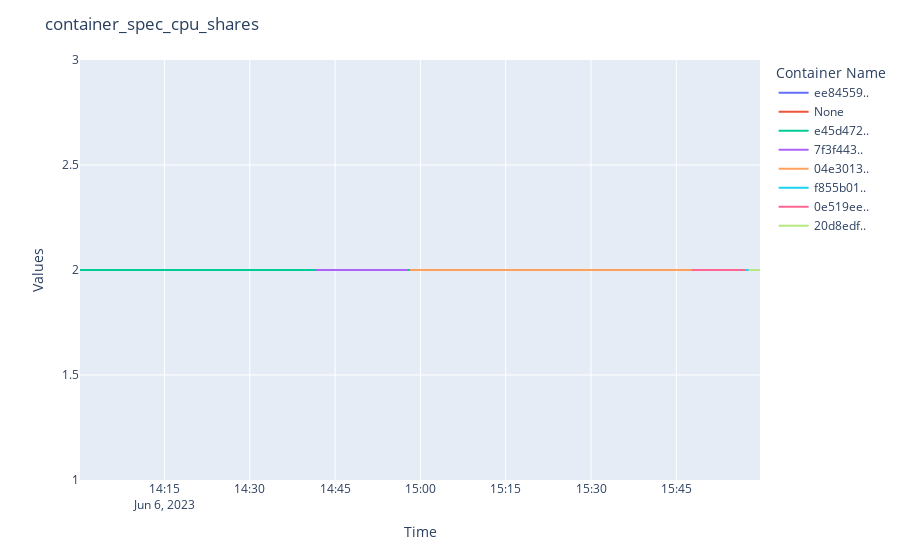

Notebook source saved alongside this figure:
### Markdown cell above
## container_spec_cpu_shares (Distribution of CPU resources among containers)(Unit: ratio)

### Code cell
transform_spark = load. transform_dataframe(spark, 'container_spec_cpu_shares')
eda.plotly_plot(transform_spark, 'container_spec_cpu_shares')

### Figure 1 — Plotly figure (JSON) as saved in the notebook; plotly's stock layout.template omitted (floating-point values rounded to 4 significant figures; data arrays with more than 128 entries replaced by an {"elided": "..."} marker saying what was removed)
{"data": [{"hovertemplate": "Container Name=ee84559..<br>Time=%{x}<br>Values=%{y}<extra></extra>", "legendgroup": "ee84559..", "line": {"color": "#636efa", "dash": "solid"}, "marker": {"symbol": "circle"}, "mode": "lines", "name": "ee84559..", "orientation": "v", "showlegend": true, "type": "scatter", "x": ["2023-06-06T14:00:09", "2023-06-06T14:00:39", "2023-06-06T14:01:09", "2023-06-06T14:01:39", "2023-06-06T14:02:09", "2023-06-06T14:02:39", "2023-06-06T14:03:09", "2023-06-06T14:03:39", "2023-06-06T14:04:09", "2023-06-06T14:04:39", "2023-06-06T14:05:09", "2023-06-06T14:05:39", "2023-06-06T14:06:09", "2023-06-06T14:06:39", "2023-06-06T14:07:09", "2023-06-06T14:07:39", "2023-06-06T14:08:09", "2023-06-06T14:08:39", "2023-06-06T14:09:09", "2023-06-06T14:09:39", "2023-06-06T14:10:09", "2023-06-06T14:10:39", "2023-06-06T14:11:09", "2023-06-06T14:11:39", "2023-06-06T14:12:09", "2023-06-06T14:12:39", "2023-06-06T14:13:09", "2023-06-06T14:13:39", "2023-06-06T14:14:09", "2023-06-06T14:14:39", "2023-06-06T14:15:09", "2023-06-06T14:15:39", "2023-06-06T14:16:09", "2023-06-06T14:16:39", "2023-06-06T14:17:09", "2023-06-06T14:17:39", "2023-06-06T14:18:09", "2023-06-06T14:18:39", "2023-06-06T14:19:09", "2023-06-06T14:19:39", "2023-06-06T14:20:09", "2023-06-06T14:20:39", "2023-06-06T14:21:09", "2023-06-06T14:21:39", "2023-06-06T14:22:09", "2023-06-06T14:22:39", "2023-06-06T14:23:09", "2023-06-06T14:23:39", "2023-06-06T14:24:09", "2023-06-06T14:24:39", "2023-06-06T14:25:09", "2023-06-06T14:25:39", "2023-06-06T14:26:09", "2023-06-06T14:26:39", "2023-06-06T14:27:09", "2023-06-06T14:27:39", "2023-06-06T14:28:09", "2023-06-06T14:28:39", "2023-06-06T14:29:09", "2023-06-06T14:29:39", "2023-06-06T14:30:09", "2023-06-06T14:30:39", "2023-06-06T14:31:09", "2023-06-06T14:31:39", "2023-06-06T14:32:09", "2023-06-06T14:32:39", "2023-06-06T14:33:09", "2023-06-06T14:33:39", "2023-06-06T14:34:09", "2023-06-06T14:34:39", "2023-06-06T14:35:09", "2023-06-06T14:35:39", "2023-06-06T14:36:09", "2023-06-06T14:36:39", "2023-06-06T14:37:09", "2023-06-06T14:37:39", "2023-06-06T14:38:09", "2023-06-06T14:38:39", "2023-06-06T14:39:09", "2023-06-06T14:39:39", "2023-06-06T14:40:09", "2023-06-06T14:40:39", "2023-06-06T14:41:09"], "xaxis": "x", "y": [2, 2, 2, 2, 2, 2, 2, 2, 2, 2, 2, 2, 2, 2, 2, 2, 2, 2, 2, 2, 2, 2, 2, 2, 2, 2, 2, 2, 2, 2, 2, 2, 2, 2, 2, 2, 2, 2, 2, 2, 2, 2, 2, 2, 2, 2, 2, 2, 2, 2, 2, 2, 2, 2, 2, 2, 2, 2, 2, 2, 2, 2, 2, 2, 2, 2, 2, 2, 2, 2, 2, 2, 2, 2, 2, 2, 2, 2, 2, 2, 2, 2, 2], "yaxis": "y"}, {"hovertemplate": "Container Name=None<br>Time=%{x}<br>Values=%{y}<extra></extra>", "legendgroup": "None", "line": {"color": "#EF553B", "dash": "solid"}, "marker": {"symbol": "circle"}, "mode": "lines", "name": "None", "orientation": "v", "showlegend": true, "type": "scatter", "x": {"elided": "242 str values"}, "xaxis": "x", "y": {"elided": "242 int values"}, "yaxis": "y"}, {"hovertemplate": "Container Name=e45d472..<br>Time=%{x}<br>Values=%{y}<extra></extra>", "legendgroup": "e45d472..", "line": {"color": "#00cc96", "dash": "solid"}, "marker": {"symbol": "circle"}, "mode": "lines", "name": "e45d472..", "orientation": "v", "showlegend": true, "type": "scatter", "x": {"elided": "217 str values"}, "xaxis": "x", "y": {"elided": "217 int values"}, "yaxis": "y"}, {"hovertemplate": "Container Name=7f3f443..<br>Time=%{x}<br>Values=%{y}<extra></extra>", "legendgroup": "7f3f443..", "line": {"color": "#ab63fa", "dash": "solid"}, "marker": {"symbol": "circle"}, "mode": "lines", "name": "7f3f443..", "orientation": "v", "showlegend": true, "type": "scatter", "x": ["2023-06-06T14:41:39", "2023-06-06T14:42:09", "2023-06-06T14:42:39", "2023-06-06T14:43:09", "2023-06-06T14:43:39", "2023-06-06T14:44:09", "2023-06-06T14:44:39", "2023-06-06T14:45:09", "2023-06-06T14:45:39", "2023-06-06T14:46:09", "2023-06-06T14:46:39", "2023-06-06T14:47:09", "2023-06-06T14:47:39", "2023-06-06T14:48:09", "2023-06-06T14:48:39", "2023-06-06T14:49:09", "2023-06-06T14:49:39", "2023-06-06T14:50:09", "2023-06-06T14:50:39", "2023-06-06T14:51:09", "2023-06-06T14:51:39", "2023-06-06T14:52:09", "2023-06-06T14:52:39", "2023-06-06T14:53:09", "2023-06-06T14:53:39", "2023-06-06T14:54:09", "2023-06-06T14:54:39", "2023-06-06T14:55:09", "2023-06-06T14:55:39", "2023-06-06T14:56:09", "2023-06-06T14:56:39", "2023-06-06T14:57:09", "2023-06-06T14:57:39"], "xaxis": "x", "y": [2, 2, 2, 2, 2, 2, 2, 2, 2, 2, 2, 2, 2, 2, 2, 2, 2, 2, 2, 2, 2, 2, 2, 2, 2, 2, 2, 2, 2, 2, 2, 2, 2], "yaxis": "y"}, {"hovertemplate": "Container Name=04e3013..<br>Time=%{x}<br>Values=%{y}<extra></extra>", "legendgroup": "04e3013..", "line": {"color": "#FFA15A", "dash": "solid"}, "marker": {"symbol": "circle"}, "mode": "lines", "name": "04e3013..", "orientation": "v", "showlegend": true, "type": "scatter", "x": ["2023-06-06T14:58:09", "2023-06-06T14:58:39", "2023-06-06T14:59:09", "2023-06-06T14:59:39", "2023-06-06T15:00:09", "2023-06-06T15:00:39", "2023-06-06T15:01:09", "2023-06-06T15:01:39", "2023-06-06T15:02:09", "2023-06-06T15:02:39", "2023-06-06T15:03:09", "2023-06-06T15:03:39", "2023-06-06T15:04:09", "2023-06-06T15:04:39", "2023-06-06T15:05:09", "2023-06-06T15:05:39", "2023-06-06T15:06:09", "2023-06-06T15:06:39", "2023-06-06T15:07:09", "2023-06-06T15:07:39", "2023-06-06T15:08:09", "2023-06-06T15:08:39", "2023-06-06T15:09:09", "2023-06-06T15:09:39", "2023-06-06T15:10:09", "2023-06-06T15:10:39", "2023-06-06T15:11:09", "2023-06-06T15:11:39", "2023-06-06T15:12:09", "2023-06-06T15:12:39", "2023-06-06T15:13:09", "2023-06-06T15:13:39", "2023-06-06T15:14:09", "2023-06-06T15:14:39", "2023-06-06T15:15:09", "2023-06-06T15:15:39", "2023-06-06T15:16:09", "2023-06-06T15:16:39", "2023-06-06T15:17:09", "2023-06-06T15:17:39", "2023-06-06T15:18:09", "2023-06-06T15:18:39", "2023-06-06T15:19:09", "2023-06-06T15:19:39", "2023-06-06T15:20:09", "2023-06-06T15:20:39", "2023-06-06T15:21:09", "2023-06-06T15:21:39", "2023-06-06T15:22:09", "2023-06-06T15:22:39", "2023-06-06T15:23:09", "2023-06-06T15:23:39", "2023-06-06T15:24:09", "2023-06-06T15:24:39", "2023-06-06T15:25:09", "2023-06-06T15:25:39", "2023-06-06T15:26:09", "2023-06-06T15:26:39", "2023-06-06T15:27:09", "2023-06-06T15:27:39", "2023-06-06T15:28:09", "2023-06-06T15:28:39", "2023-06-06T15:29:09", "2023-06-06T15:29:39", "2023-06-06T15:30:09", "2023-06-06T15:30:39", "2023-06-06T15:31:09", "2023-06-06T15:31:39", "2023-06-06T15:32:09", "2023-06-06T15:32:39", "2023-06-06T15:33:09", "2023-06-06T15:33:39", "2023-06-06T15:34:09", "2023-06-06T15:34:39", "2023-06-06T15:35:09", "2023-06-06T15:35:39", "2023-06-06T15:36:09", "2023-06-06T15:36:39", "2023-06-06T15:37:09", "2023-06-06T15:37:39", "2023-06-06T15:38:09", "2023-06-06T15:38:39", "2023-06-06T15:39:09", "2023-06-06T15:39:39", "2023-06-06T15:40:09", "2023-06-06T15:40:39", "2023-06-06T15:41:09", "2023-06-06T15:41:39", "2023-06-06T15:42:09", "2023-06-06T15:42:39", "2023-06-06T15:43:09", "2023-06-06T15:43:39", "2023-06-06T15:44:09", "2023-06-06T15:44:39", "2023-06-06T15:45:09", "2023-06-06T15:45:39", "2023-06-06T15:46:09", "2023-06-06T15:46:39", "2023-06-06T15:47:09", "2023-06-06T15:47:39", "2023-06-06T15:48:09"], "xaxis": "x", "y": [2, 2, 2, 2, 2, 2, 2, 2, 2, 2, 2, 2, 2, 2, 2, 2, 2, 2, 2, 2, 2, 2, 2, 2, 2, 2, 2, 2, 2, 2, 2, 2, 2, 2, 2, 2, 2, 2, 2, 2, 2, 2, 2, 2, 2, 2, 2, 2, 2, 2, 2, 2, 2, 2, 2, 2, 2, 2, 2, 2, 2, 2, 2, 2, 2, 2, 2, 2, 2, 2, 2, 2, 2, 2, 2, 2, 2, 2, 2, 2, 2, 2, 2, 2, 2, 2, 2, 2, 2, 2, 2, 2, 2, 2, 2, 2, 2, 2, 2, 2, 2], "yaxis": "y"}, {"hovertemplate": "Container Name=f855b01..<br>Time=%{x}<br>Values=%{y}<extra></extra>", "legendgroup": "f855b01..", "line": {"color": "#19d3f3", "dash": "solid"}, "marker": {"symbol": "circle"}, "mode": "lines", "name": "f855b01..", "orientation": "v", "showlegend": true, "type": "scatter", "x": ["2023-06-06T15:47:43", "2023-06-06T15:48:13", "2023-06-06T15:48:43", "2023-06-06T15:49:13", "2023-06-06T15:49:43", "2023-06-06T15:50:13", "2023-06-06T15:50:43", "2023-06-06T15:51:13", "2023-06-06T15:51:43", "2023-06-06T15:52:13", "2023-06-06T15:52:43", "2023-06-06T15:53:13", "2023-06-06T15:53:43", "2023-06-06T15:54:13", "2023-06-06T15:54:43", "2023-06-06T15:55:13", "2023-06-06T15:55:43", "2023-06-06T15:56:13", "2023-06-06T15:56:43", "2023-06-06T15:57:13", "2023-06-06T15:57:43", "2023-06-06T15:58:13", "2023-06-06T15:58:43", "2023-06-06T15:59:13", "2023-06-06T15:59:43"], "xaxis": "x", "y": [2, 2, 2, 2, 2, 2, 2, 2, 2, 2, 2, 2, 2, 2, 2, 2, 2, 2, 2, 2, 2, 2, 2, 2, 2], "yaxis": "y"}, {"hovertemplate": "Container Name=0e519ee..<br>Time=%{x}<br>Values=%{y}<extra></extra>", "legendgroup": "0e519ee..", "line": {"color": "#FF6692", "dash": "solid"}, "marker": {"symbol": "circle"}, "mode": "lines", "name": "0e519ee..", "orientation": "v", "showlegend": true, "type": "scatter", "x": ["2023-06-06T15:47:43", "2023-06-06T15:48:13", "2023-06-06T15:48:43", "2023-06-06T15:49:13", "2023-06-06T15:49:43", "2023-06-06T15:50:13", "2023-06-06T15:50:43", "2023-06-06T15:51:13", "2023-06-06T15:51:43", "2023-06-06T15:52:13", "2023-06-06T15:52:43", "2023-06-06T15:53:13", "2023-06-06T15:53:43", "2023-06-06T15:54:13", "2023-06-06T15:54:43", "2023-06-06T15:55:13", "2023-06-06T15:55:43", "2023-06-06T15:56:13", "2023-06-06T15:56:43", "2023-06-06T15:57:13"], "xaxis": "x", "y": [2, 2, 2, 2, 2, 2, 2, 2, 2, 2, 2, 2, 2, 2, 2, 2, 2, 2, 2, 2], "yaxis": "y"}, {"hovertemplate": "Container Name=20d8edf..<br>Time=%{x}<br>Values=%{y}<extra></extra>", "legendgroup": "20d8edf..", "line": {"color": "#B6E880", "dash": "solid"}, "marker": {"symbol": "circle"}, "mode": "lines", "name": "20d8edf..", "orientation": "v", "showlegend": true, "type": "scatter", "x": ["2023-06-06T15:57:43", "2023-06-06T15:58:13", "2023-06-06T15:58:43", "2023-06-06T15:59:13", "2023-06-06T15:59:43"], "xaxis": "x", "y": [2, 2, 2, 2, 2], "yaxis": "y"}], "layout": {"autosize": true, "legend": {"title": {"text": "Container Name"}, "tracegroupgap": 0}, "margin": {"t": 60}, "title": {"text": "container_spec_cpu_shares"}, "xaxis": {"anchor": "y", "autorange": true, "domain": [0, 1], "range": ["2023-06-06 14:00:09", "2023-06-06 15:59:43"], "title": {"text": "Time"}, "type": "date"}, "yaxis": {"anchor": "x", "autorange": true, "domain": [0, 1], "range": [1, 3], "title": {"text": "Values"}, "type": "linear"}}}
